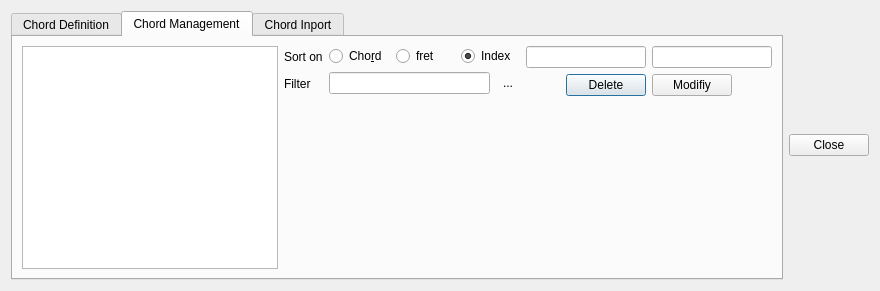
<?xml version="1.0" encoding="UTF-8"?>
<ui version="4.0">
 <class>DialogChordDefinition</class>
 <widget class="QDialog" name="DialogChordDefinition">
  <property name="geometry">
   <rect>
    <x>0</x>
    <y>0</y>
    <width>880</width>
    <height>291</height>
   </rect>
  </property>
  <property name="windowTitle">
   <string>Chord Definition</string>
  </property>
  <layout class="QHBoxLayout" name="horizontalLayout_4">
   <item>
    <layout class="QVBoxLayout" name="verticalLayout_2">
     <item>
      <layout class="QHBoxLayout" name="horizontalLayout">
       <item>
        <widget class="QTabWidget" name="tabWidget">
         <property name="currentIndex">
          <number>1</number>
         </property>
         <widget class="QWidget" name="tabNewChord">
          <attribute name="title">
           <string>Chord Definition</string>
          </attribute>
          <layout class="QHBoxLayout" name="horizontalLayout_3">
           <item>
            <layout class="QVBoxLayout" name="verticalLayout">
             <item>
              <widget class="Neck" name="neck">
               <property name="sizePolicy">
                <sizepolicy hsizetype="Expanding" vsizetype="Expanding">
                 <horstretch>0</horstretch>
                 <verstretch>0</verstretch>
                </sizepolicy>
               </property>
              </widget>
             </item>
             <item>
              <layout class="QHBoxLayout" name="horizontalLayout_2">
               <item>
                <widget class="QLabel" name="labelChordName">
                 <property name="text">
                  <string>Chord name</string>
                 </property>
                </widget>
               </item>
               <item>
                <widget class="QLineEdit" name="lineEditChord">
                 <property name="readOnly">
                  <bool>true</bool>
                 </property>
                </widget>
               </item>
               <item>
                <widget class="QListWidget" name="listWidgetChords">
                 <property name="maximumSize">
                  <size>
                   <width>150</width>
                   <height>60</height>
                  </size>
                 </property>
                </widget>
               </item>
               <item>
                <widget class="QLineEdit" name="lineEditNotation">
                 <property name="readOnly">
                  <bool>true</bool>
                 </property>
                </widget>
               </item>
               <item>
                <widget class="QLineEdit" name="lineEditName"/>
               </item>
               <item>
                <widget class="QToolButton" name="toolButtonPlus">
                 <property name="font">
                  <font>
                   <pointsize>20</pointsize>
                  </font>
                 </property>
                 <property name="text">
                  <string>+</string>
                 </property>
                </widget>
               </item>
               <item>
                <widget class="QLabel" name="labelChordsCount">
                 <property name="text">
                  <string>0</string>
                 </property>
                </widget>
               </item>
              </layout>
             </item>
            </layout>
           </item>
          </layout>
         </widget>
         <widget class="QWidget" name="tab_2">
          <attribute name="title">
           <string>Chord Management</string>
          </attribute>
          <layout class="QVBoxLayout" name="verticalLayout_9">
           <item>
            <layout class="QHBoxLayout" name="horizontalLayout_12">
             <item>
              <widget class="QTableView" name="tableView"/>
             </item>
             <item>
              <layout class="QVBoxLayout" name="verticalLayout_8">
               <item>
                <layout class="QHBoxLayout" name="horizontalLayout_11">
                 <item>
                  <layout class="QVBoxLayout" name="verticalLayout_7">
                   <item>
                    <widget class="QLabel" name="labelSortON">
                     <property name="text">
                      <string>Sort on</string>
                     </property>
                    </widget>
                   </item>
                   <item>
                    <widget class="QLabel" name="labelFilter">
                     <property name="text">
                      <string>Filter</string>
                     </property>
                    </widget>
                   </item>
                  </layout>
                 </item>
                 <item>
                  <layout class="QVBoxLayout" name="verticalLayout_6">
                   <item>
                    <layout class="QHBoxLayout" name="horizontalLayout_9">
                     <item>
                      <widget class="QRadioButton" name="radioButtonChordName">
                       <property name="text">
                        <string>Cho&amp;rd </string>
                       </property>
                      </widget>
                     </item>
                     <item>
                      <widget class="QRadioButton" name="radioButtonFret">
                       <property name="text">
                        <string>fret</string>
                       </property>
                      </widget>
                     </item>
                     <item>
                      <widget class="QRadioButton" name="radioButtonSortIndex">
                       <property name="text">
                        <string>Index</string>
                       </property>
                       <property name="checked">
                        <bool>true</bool>
                       </property>
                      </widget>
                     </item>
                    </layout>
                   </item>
                   <item>
                    <layout class="QHBoxLayout" name="horizontalLayout_10">
                     <item>
                      <widget class="QLineEdit" name="lineEditFilter"/>
                     </item>
                     <item>
                      <widget class="QToolButton" name="toolButtonClearFilter">
                       <property name="text">
                        <string>...</string>
                       </property>
                       <property name="icon">
                        <iconset resource="../Resources/resources.qrc">
                         <normaloff>:/Image/Images/cross.png</normaloff>:/Image/Images/cross.png</iconset>
                       </property>
                       <property name="autoRaise">
                        <bool>true</bool>
                       </property>
                      </widget>
                     </item>
                    </layout>
                   </item>
                  </layout>
                 </item>
                </layout>
               </item>
               <item>
                <spacer name="verticalSpacer">
                 <property name="orientation">
                  <enum>Qt::Vertical</enum>
                 </property>
                 <property name="sizeHint" stdset="0">
                  <size>
                   <width>20</width>
                   <height>40</height>
                  </size>
                 </property>
                </spacer>
               </item>
              </layout>
             </item>
             <item>
              <layout class="QVBoxLayout" name="verticalLayout_5">
               <item>
                <layout class="QHBoxLayout" name="horizontalLayout_7">
                 <item>
                  <widget class="QLineEdit" name="lineEditNameIndex"/>
                 </item>
                 <item>
                  <widget class="QLineEdit" name="lineEditValueIndex"/>
                 </item>
                </layout>
               </item>
               <item>
                <layout class="QHBoxLayout" name="horizontalLayout_8">
                 <item>
                  <spacer name="horizontalSpacer_3">
                   <property name="orientation">
                    <enum>Qt::Horizontal</enum>
                   </property>
                   <property name="sizeHint" stdset="0">
                    <size>
                     <width>40</width>
                     <height>20</height>
                    </size>
                   </property>
                  </spacer>
                 </item>
                 <item>
                  <widget class="QPushButton" name="pushButtonDelete">
                   <property name="text">
                    <string>Delete</string>
                   </property>
                  </widget>
                 </item>
                 <item>
                  <widget class="QPushButton" name="pushButtonModify">
                   <property name="text">
                    <string>Modifiy</string>
                   </property>
                  </widget>
                 </item>
                 <item>
                  <spacer name="horizontalSpacer_4">
                   <property name="orientation">
                    <enum>Qt::Horizontal</enum>
                   </property>
                   <property name="sizeHint" stdset="0">
                    <size>
                     <width>40</width>
                     <height>20</height>
                    </size>
                   </property>
                  </spacer>
                 </item>
                </layout>
               </item>
               <item>
                <widget class="ChordDiagram" name="widget" native="true"/>
               </item>
              </layout>
             </item>
            </layout>
           </item>
          </layout>
         </widget>
         <widget class="QWidget" name="tab">
          <attribute name="title">
           <string>Chord Inport</string>
          </attribute>
          <layout class="QVBoxLayout" name="verticalLayout_4">
           <item>
            <layout class="QHBoxLayout" name="horizontalLayout_6">
             <item>
              <widget class="QPlainTextEdit" name="plainTextEditImport"/>
             </item>
             <item>
              <layout class="QVBoxLayout" name="verticalLayout_3">
               <item>
                <widget class="QLabel" name="label81">
                 <property name="text">
                  <string>Copy paste chords in form </string>
                 </property>
                </widget>
               </item>
               <item>
                <widget class="QLabel" name="label_3">
                 <property name="text">
                  <string>chord=relative position 6 ..position 1 </string>
                 </property>
                </widget>
               </item>
               <item>
                <widget class="QLabel" name="label_2">
                 <property name="text">
                  <string>C(III)=3 0 0 3 3 3 0  </string>
                 </property>
                </widget>
               </item>
               <item>
                <layout class="QHBoxLayout" name="horizontalLayout_5">
                 <item>
                  <spacer name="horizontalSpacer_2">
                   <property name="orientation">
                    <enum>Qt::Horizontal</enum>
                   </property>
                   <property name="sizeHint" stdset="0">
                    <size>
                     <width>40</width>
                     <height>20</height>
                    </size>
                   </property>
                  </spacer>
                 </item>
                 <item>
                  <widget class="QPushButton" name="pushButtonImport">
                   <property name="text">
                    <string>Import</string>
                   </property>
                  </widget>
                 </item>
                </layout>
               </item>
              </layout>
             </item>
            </layout>
           </item>
          </layout>
         </widget>
        </widget>
       </item>
       <item>
        <widget class="QPushButton" name="pushButtonCancel">
         <property name="text">
          <string>Close</string>
         </property>
        </widget>
       </item>
      </layout>
     </item>
    </layout>
   </item>
  </layout>
 </widget>
 <customwidgets>
  <customwidget>
   <class>Neck</class>
   <extends>QGraphicsView</extends>
   <header>neck.h</header>
  </customwidget>
  <customwidget>
   <class>ChordDiagram</class>
   <extends>QWidget</extends>
   <header>chorddiagram.h</header>
   <container>1</container>
  </customwidget>
 </customwidgets>
 <resources>
  <include location="../Resources/resources.qrc"/>
 </resources>
 <connections/>
</ui>
